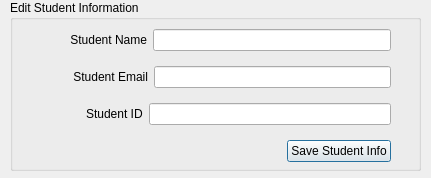
<?xml version="1.0" encoding="UTF-8"?>
<ui version="4.0">
 <class>Dialog</class>
 <widget class="QDialog" name="Dialog">
  <property name="geometry">
   <rect>
    <x>0</x>
    <y>0</y>
    <width>431</width>
    <height>178</height>
   </rect>
  </property>
  <property name="windowTitle">
   <string>Dialog</string>
  </property>
  <widget class="QGroupBox" name="groupBox">
   <property name="geometry">
    <rect>
     <x>10</x>
     <y>0</y>
     <width>411</width>
     <height>171</height>
    </rect>
   </property>
   <property name="sizePolicy">
    <sizepolicy hsizetype="Maximum" vsizetype="Maximum">
     <horstretch>0</horstretch>
     <verstretch>0</verstretch>
    </sizepolicy>
   </property>
   <property name="maximumSize">
    <size>
     <width>411</width>
     <height>221</height>
    </size>
   </property>
   <property name="title">
    <string>Edit Student Information</string>
   </property>
   <widget class="QWidget" name="verticalLayoutWidget">
    <property name="geometry">
     <rect>
      <x>20</x>
      <y>20</y>
      <width>361</width>
      <height>154</height>
     </rect>
    </property>
    <layout class="QVBoxLayout" name="verticalLayout">
     <item>
      <layout class="QHBoxLayout" name="horizontalLayout">
       <item>
        <spacer name="horizontalSpacer">
         <property name="orientation">
          <enum>Qt::Horizontal</enum>
         </property>
         <property name="sizeType">
          <enum>QSizePolicy::Fixed</enum>
         </property>
         <property name="sizeHint" stdset="0">
          <size>
           <width>40</width>
           <height>20</height>
          </size>
         </property>
        </spacer>
       </item>
       <item>
        <widget class="QLabel" name="studentNameLabel">
         <property name="text">
          <string>Student Name</string>
         </property>
         <property name="alignment">
          <set>Qt::AlignRight|Qt::AlignTrailing|Qt::AlignVCenter</set>
         </property>
        </widget>
       </item>
       <item>
        <widget class="QLineEdit" name="studentNameField"/>
       </item>
      </layout>
     </item>
     <item>
      <layout class="QHBoxLayout" name="horizontalLayout_2">
       <item>
        <spacer name="horizontalSpacer_2">
         <property name="orientation">
          <enum>Qt::Horizontal</enum>
         </property>
         <property name="sizeType">
          <enum>QSizePolicy::Fixed</enum>
         </property>
         <property name="sizeHint" stdset="0">
          <size>
           <width>43</width>
           <height>20</height>
          </size>
         </property>
        </spacer>
       </item>
       <item>
        <widget class="QLabel" name="studentEmailLabel">
         <property name="text">
          <string>Student Email</string>
         </property>
         <property name="alignment">
          <set>Qt::AlignRight|Qt::AlignTrailing|Qt::AlignVCenter</set>
         </property>
        </widget>
       </item>
       <item>
        <widget class="QLineEdit" name="studentEmailField"/>
       </item>
      </layout>
     </item>
     <item>
      <layout class="QHBoxLayout" name="horizontalLayout_4">
       <item>
        <spacer name="horizontalSpacer_4">
         <property name="orientation">
          <enum>Qt::Horizontal</enum>
         </property>
         <property name="sizeType">
          <enum>QSizePolicy::Fixed</enum>
         </property>
         <property name="sizeHint" stdset="0">
          <size>
           <width>56</width>
           <height>20</height>
          </size>
         </property>
        </spacer>
       </item>
       <item>
        <widget class="QLabel" name="label">
         <property name="text">
          <string>Student ID</string>
         </property>
        </widget>
       </item>
       <item>
        <widget class="QLineEdit" name="studentIDField"/>
       </item>
      </layout>
     </item>
     <item>
      <layout class="QHBoxLayout" name="horizontalLayout_3">
       <item>
        <spacer name="horizontalSpacer_3">
         <property name="orientation">
          <enum>Qt::Horizontal</enum>
         </property>
         <property name="sizeHint" stdset="0">
          <size>
           <width>40</width>
           <height>20</height>
          </size>
         </property>
        </spacer>
       </item>
       <item>
        <widget class="QPushButton" name="saveStudentInfoButton">
         <property name="text">
          <string>Save Student Info</string>
         </property>
        </widget>
       </item>
      </layout>
     </item>
    </layout>
   </widget>
  </widget>
 </widget>
 <resources/>
 <connections/>
</ui>
